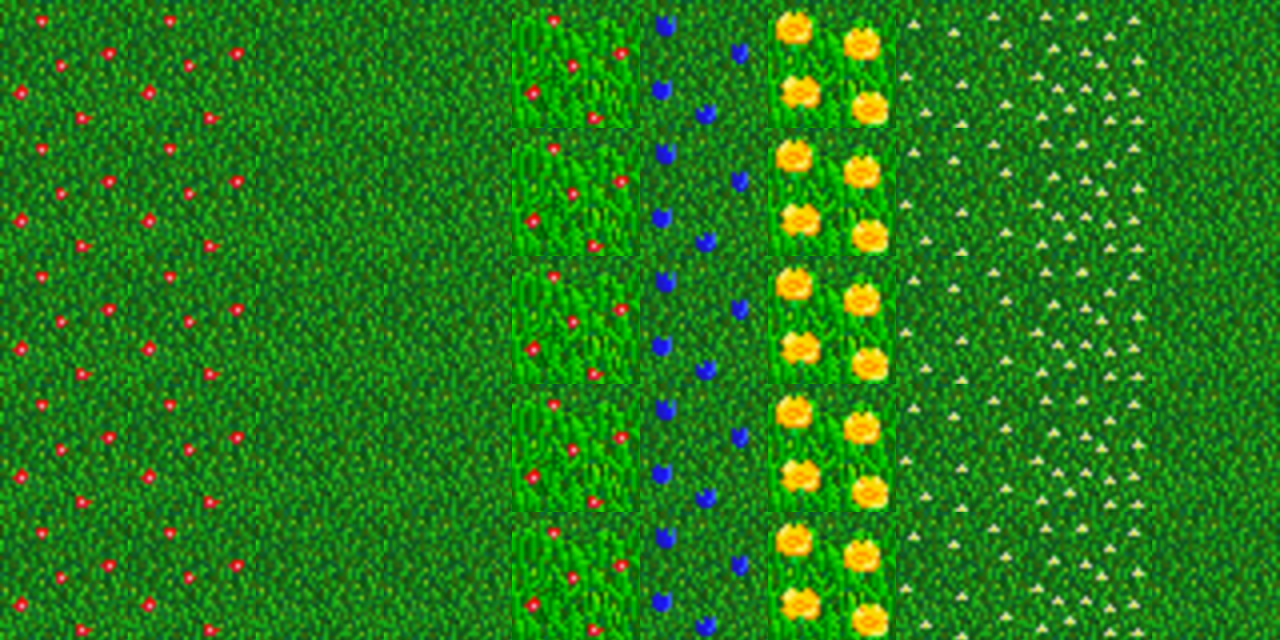

This game map was drawn from its Tiled (.tmx) file and the tilesets committed beside it. A one-line description and the trimmed map source follow:
An orthogonal 10x5 tile map with 128x128 px tiles, 3 tile layers (Grass, Enemies, Turrets).

<map version="1.0" orientation="orthogonal" renderorder="right-down" width="10" height="5" tilewidth="128" tileheight="128" nextobjectid="1">
 <tileset firstgid="1" name="grassflower" tilewidth="128" tileheight="128" tilecount="32" columns="8">
  <image source="../tileset/grassflower.png" width="1024" height="512" />
 </tileset>
 <layer name="Grass" width="10" height="5">
  <data>[50 cells, 50 non-empty, 8 distinct tile ids]</data>
 </layer>
 <layer name="Enemies" width="10" height="5">
  <data>[50 cells, 0 non-empty, 0 distinct tile ids]</data>
 </layer>
 <layer name="Turrets" width="10" height="5">
  <data>[50 cells, 0 non-empty, 0 distinct tile ids]</data>
 </layer>
</map>